Frame 1 (no input): blank canvas, image omitted
Frame 60 (no input): blank canvas, image omitted
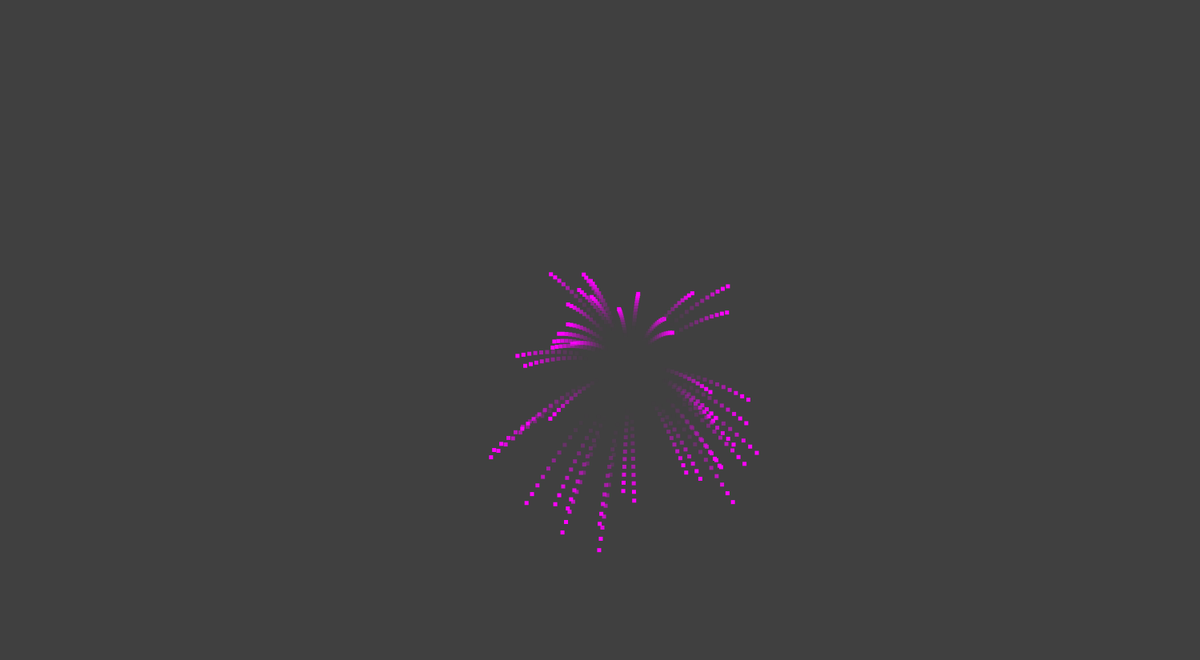
Frame 120 (the mouse pressed at the canvas centre since frame 60)

The p5.js sketch whose frames 1 and 60 were blank and that drew this single picture after the mouse press (run headless with seeded random() and noise() and a simulated clock; from frame 60 on, the mouse is pressed at the canvas centre):

// p5.js sketch
// ── sketch.js
let particles = [];
const gravity = .25;
const colors = ['red', 'orange', 'yellow', 'lime', 'cyan', 'magenta', 'white'];
let endColor;
let houses;

function setup() {
	pixelDensity(1);
	createCanvas(1500, 825);
	endColor = color(64, 0);
}


function mousePressed() {
	particles.push(new Firework(mouseX, height));
}

function draw() {
	background(64);
	particles.forEach((p) => {
		p.step();
		p.draw();
	});
	particles = particles.filter((p) => p.isAlive);

}

class Particle {
	constructor(x, y, xSpeed, ySpeed, pColor, size) {
		this.x = x;
		this.y = y;
		this.xSpeed = xSpeed;
		this.ySpeed = ySpeed;
		this.color = pColor;
		this.size = size;
		this.isAlive = true;
		this.trail = [];
		this.trailIndex = 0;
	}

	step() {
		this.trail[this.trailIndex] = createVector(this.x, this.y);
		this.trailIndex++;
		if (this.trailIndex > 10) {
			this.trailIndex = 0;
		}
		this.x += this.xSpeed;
		this.y += this.ySpeed;

		this.ySpeed += gravity;

		if (this.y > height) {
			this.isAlive = false;
		}
	}

	draw() {
		this.drawTrail();
		fill(this.color);
		noStroke();
		rect(this.x, this.y, this.size, this.size);

	}

	drawTrail() {
		let index = 0;

		for (let i = this.trailIndex - 1; i >= 0; i--) {
			const tColor = lerpColor(color(this.color), endColor,
				index / this.trail.length);
			fill(tColor);
			noStroke();
			rect(this.trail[i].x, this.trail[i].y, this.size, this.size);
			index++;
		}

		for (let i = this.trail.length - 1; i >= this.trailIndex; i--) {
			const tColor = lerpColor(color(this.color), endColor,
				index / this.trail.length);
			fill(tColor);
			noStroke();
			rect(this.trail[i].x, this.trail[i].y, this.size, this.size);
			index++;
		}
	}
}

class Firework extends Particle {
	constructor(x, y) {
		super(x, y, random(-2, 2), random(-10, -15),
			random(colors), 10);
		this.countdown = random(30, 60);
	}

	step() {
		super.step();

		this.countdown--;
		if (this.countdown <= 0) {
			const explosionSize = random(20, 50);
			for (let i = 0; i < explosionSize; i++) {

				const speed = random(5, 10);
				const angle = random(TWO_PI);
				const xSpeed = cos(angle) * speed;
				const ySpeed = sin(angle) * speed;

				particles.push(new Particle(this.x, this.y,
					xSpeed, ySpeed,
					this.color, 5
				));
			}
			this.isAlive = false;
		}
	}
}
